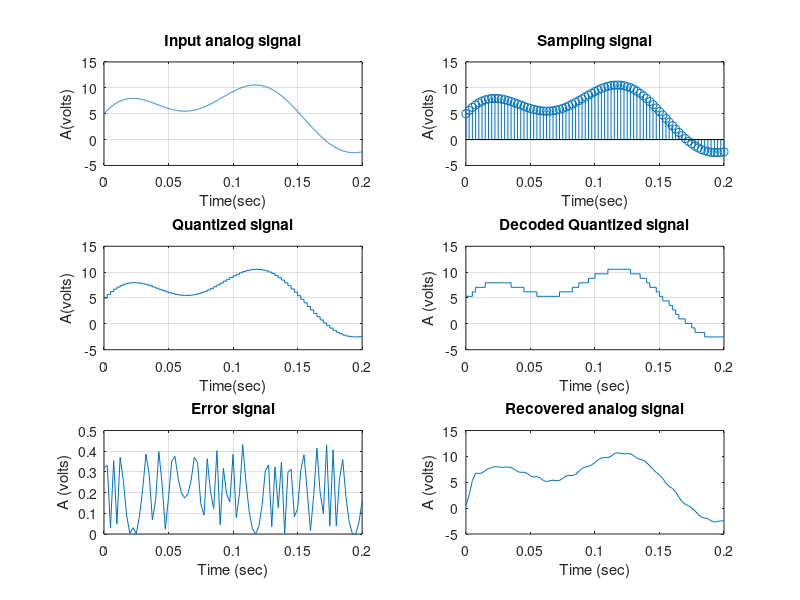

MATLAB code to generate this figure:
clc; clear;
close all;
time_duration=0.2;
analog_t=0:0.0001:time_duration;
a=[3,5,4,6];
f=[6,8,2,3];
analog_sig = a(1)*sin(2*pi*f(1)*analog_t) + a(2)*cos(2*pi*f(2)*analog_t) + a(3)*sin(2*pi*f(3)*analog_t) + a(4)*sin(2*pi*f(4)*analog_t);
subplot(3,2,1)
plot(analog_t,analog_sig)
xlabel('Time(sec)')
ylabel('A(volts)')
title('Input analog signal')
grid on;
% Sampling
fs=400;
samp_t=0:1/fs:time_duration;
samp_sig = a(1)*sin(2*pi*f(1)*samp_t) + a(2)*cos(2*pi*f(2)*samp_t) + a(3)*sin(2*pi*f(3)*samp_t) + a(4)*sin(2*pi*f(4)*samp_t);
subplot(3,2,2)
stem(samp_t,samp_sig)
xlabel('Time(sec)')
ylabel('A(volts)')
title('Sampling signal')
grid on;
% Quantization
nb=4;
L=2^nb-1;
delta=(max(samp_sig)-min(samp_sig))/L;
i= round ((samp_sig-min(samp_sig))/delta);
quant_sig=min(samp_sig)+i*delta;
subplot(3,2,3)
stairs(samp_t,samp_sig)
xlabel('Time(sec)')
ylabel('A(volts)')
title('Quantized signal')
grid on;
% % Encoding
dig_sig_matrix=dec2bin(i,nb);
% % Encoded digital signal
dig_sig=reshape (dig_sig_matrix' ,1,[])
% % decoding
% % decoding
 
 
decod_index=reshape(dig_sig,nb, [])';
decod_index_dec=bin2dec(decod_index);
decod_quant_sig=min(samp_sig)+decod_index_dec*delta;
 
 
%
 
subplot (3,2,4)
stairs(samp_t, decod_quant_sig)
xlabel('Time (sec)')
ylabel ('A (volts)')
title ('Decoded Quantized signal')
grid on;
 
% Error Signal
er=abs(samp_sig-quant_sig)
subplot (3,2,5)
plot(samp_t,er)
xlabel('Time (sec)')
ylabel ('A (volts)')
title ('Error signal')
grid on;
% % Low pass filter
 
fc=100;
[b,a]=butter(4,fc/(fs/2)); % Low passfilter
recons_signal=filter(b,a, decod_quant_sig);
 
subplot(3,2,6)
plot(samp_t, recons_signal)
xlabel ('Time (sec)')
ylabel ('A (volts)')
title ('Recovered analog signal')
 
